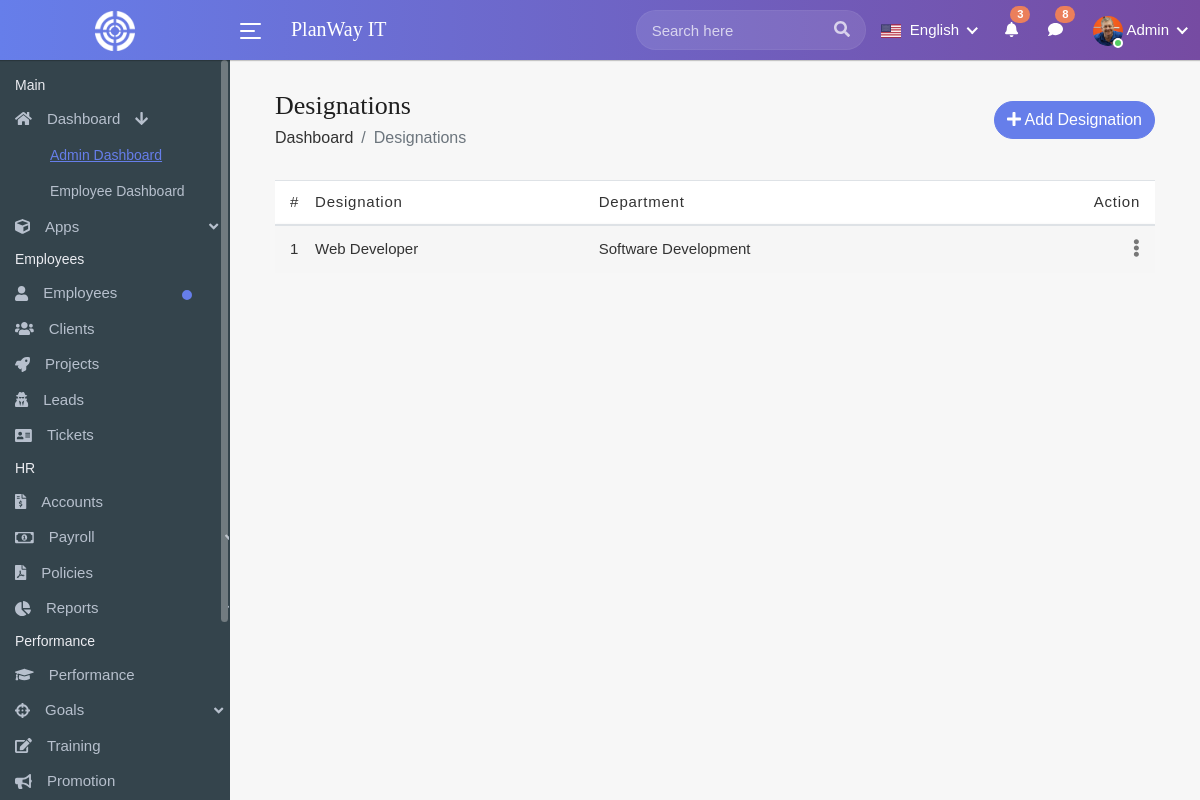
Page /employee/designation-list/ (signed in) on the committed database.
### employee/models.py (models this page shows, shortened)
class Designation(models.Model):
    designation_type = models.CharField(max_length=200)
    department_name = models.ForeignKey(Department, on_delete=models.DO_NOTHING)
    created_at = models.DateField(auto_now_add=True)
    is_delete = models.BooleanField(default=False)

class Department(models.Model):
    department_name = models.CharField(max_length=200)
    create_at = models.DateField(auto_now_add=True)
    is_delete = models.BooleanField(default=False)

### employee/views.py (the view)
# urls.py: path('designation-list/', views.DesignationList.as_view(), name='designation_list'),
class DesignationList(View):
    @method_decorator(login_required)
    def dispatch(self, request, *args, **kwargs):
        return super().dispatch(request, *args, **kwargs)
    def get(self, request):
        department = Department.objects.all()
        designation_obj = Designation.objects.all().filter(is_delete=False)[::-1]
        context={
            'designation':designation_obj,
            'department': department
        }
        return render(request, "designation/designations.html", context)

### employee/templates/designation/designations.html (shortened to what this page needs)
{%  extends 'base/base.html' %}
{% load static %}
{% block content %}
<div class="content container-fluid">
    <div class="page-header">
        <div class="row align-items-center">
            <div class="col">
                <h3 class="page-title">Designations</h3>
                <ul class="breadcrumb">
                    <li class="breadcrumb-item"><a href="index.html">Dashboard</a></li>
                    <li class="breadcrumb-item active">Designations</li>
                </ul>
            </div>
            <div class="col-auto float-right ml-auto">
                <a href="designations.html#" class="btn add-btn" data-toggle="modal" data-target="#add_designation"><i class="fa fa-plus"></i> Add Designation</a>
            </div>
        </div>
    </div>
    <div class="row">
        <div class="col-md-12">
            <div class="table-responsive">
                <table class="table table-striped custom-table mb-0 datatable">
                    <thead>
                        <tr>
                            <th style="width: 30px;">#</th>
                            <th>Designation </th>
                            <th>Department </th>
                            <th class="text-right">Action</th>
                        </tr>
                    </thead>
                    <tbody>
                    {% for d in designation %}
                        <tr>
                            <td>{{ forloop.counter }}</td>
                            <td>{{ d.designation_type }}</td>
                            <td>{{ d.department_name.department_name }}</td>
                            <td class="text-right">
                            <div class="dropdown dropdown-action">
                                    <a href="designations.html#" class="action-icon dropdown-toggle" data-toggle="dropdown" aria-expanded="false"><i class="fa fa-ellipsis-v"></i></a>
                                </div>
                            </td>
                        </tr>
                    {% endfor %}
                    </tbody>
                </table>
            </div>
        </div>
    </div>
</div>
{% endblock %}

### rows in the picture
Designation: designation_type "Web Developer", department_name.department_name "Software Development"
